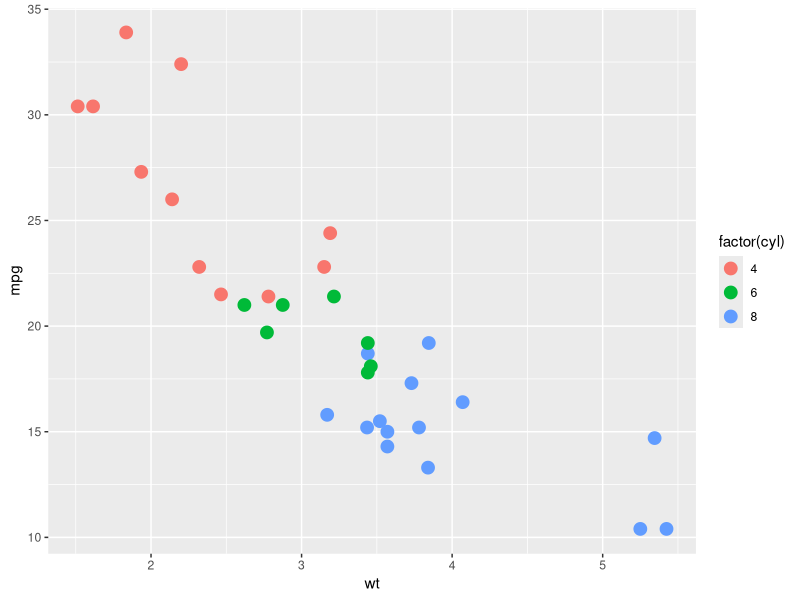
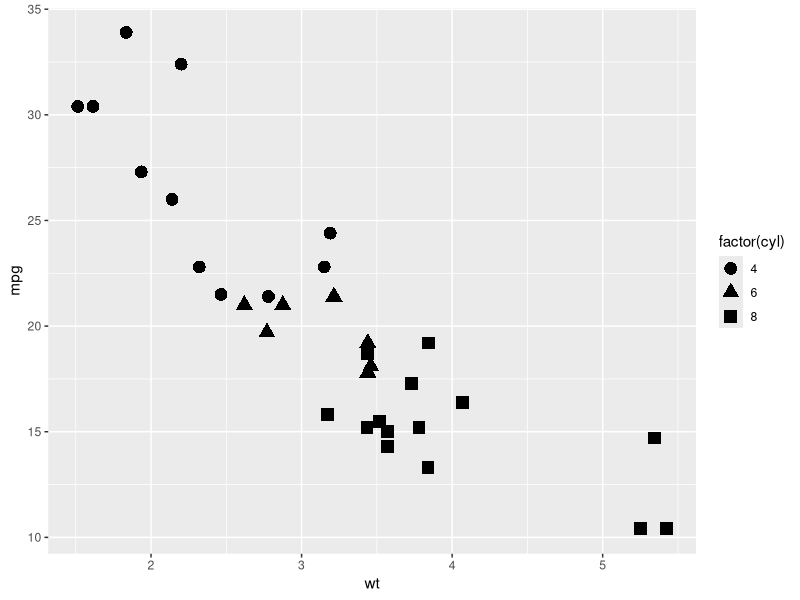
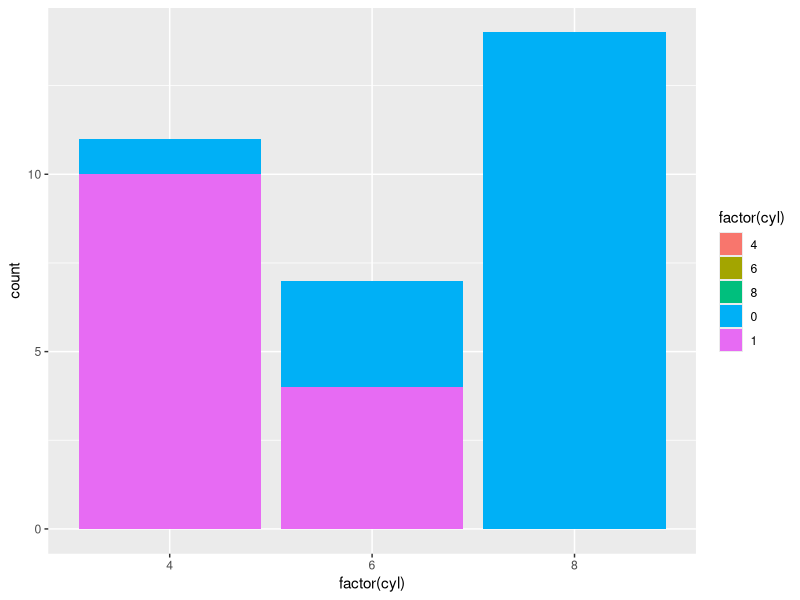

Reproduce these figures in R, in order.
#+++++++++++++++++++++++++++++++++++++++++++++++++++++++++++++++++++++++++++++++
#
#
# FileName:           plotly06.R
# FileDescription:
#
#
# Reference:
#           docs.ggplot2.org/current/aes_group_order.html
#
#+++++++++++++++++++++++++++++++++++++++++++++++++++++++++++++++++++++++++++++++
# Miguel P. Xochicale [http://mxochicale.github.io]
# Doctoral Researcher in Human-Robot Interaction
# University of Birmingham, U.K. (2014-2018)
#+++++++++++++++++++++++++++++++++++++++++++++++++++++++++++++++++++++++++++++++
#
#
#

library(ggplot2)

# For most applications you can simply specify the grouping with
# various aesthetics (colour, shape, fill, linetype) or with facets.

##the colour aesthetic
ggplot(mtcars, aes(wt,mpg))+
geom_point( aes(colour=factor(cyl)),size=4 )

## shape to distinguish the data
ggplot(mtcars, aes(wt,mpg))+
geom_point( aes(shape=factor(cyl)),size=4 )

# Using fill
ggplot(mtcars, aes( factor(cyl) ))+
geom_bar( aes( fill=factor(cyl) )  )+
geom_bar( aes( fill=factor(vs) )  )
